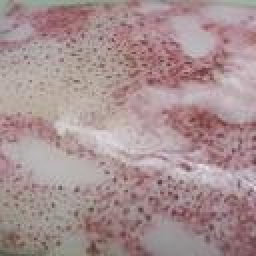
#> input picture 2 kelas/imbalance/RGB/KESEGARAN/KAMERA/SEGAR/TRAINING/IMG_3650.JPG, 128 x 128 px, found by its file name (shown 2 times larger)
$ jupyter execute 'Extract Feature Jenis Kesegaran 2 kelas.ipynb'
#> lines starting #> are read from the running program, lines starting #| are printed output that depends on the picture
##### Library & Fungsi Pendukung

[cell 1]
from PIL import Image, ImageOps
import textwrap
import matplotlib.pyplot as plt
from mpl_toolkits.axes_grid1 import ImageGrid
import glob
import math
import cv2
import numpy as np
import pandas as pd
import csv
import os

[cell 2]
def TampilGambar(data_dir):
    for filename in os.listdir(data_dir)[:5]:
        gambar = plt.imread(os.path.join(data_dir, filename))
        plt.figure(figsize=(20,10))
        plt.subplot(211)
        plt.imshow(gambar, cmap = plt.cm.gray)

[cell 3]
def RGBToHSI(r, g, b):
    #menghitung nilai intensitas
    i = (r+g+b) / 3
    #menghitung nilai saturasi
    if (r+g+b) == 0:
        s=0
    else:
        s=1-(3*min(r, g, b)/(r+g+b))
    #menghitung nilai hue
    num = 0.5*((r-g)+(r-b))
    den = ((r-g)*(r-g)+(r-b)*(g-b))**(0.5)
    if den != 0:
        if b <= g:
            h=math.acos(num/den)
        else:
            h=(2*math.pi)-math.acos(num/den)
    else:
        h=0
    h, s, i = int(h*180/math.pi), int(s*100), int(i)

    return h,s,i

[cell 4]
#Dataset Path [rgb][training][hp][segar]
image_folder_path ={
    'rgb':
    {
        'training':
        {
            'hp':
            {
                'segar': "rgb/kesegaran/hp/segar/training",
                'tidak segar': "rgb/kesegaran/hp/tidak segar/training"
            },
            'kamera':
            {
                'segar': "rgb/kesegaran/kamera/segar/training",
                'tidak segar': "rgb/kesegaran/kamera/tidak segar/training"
            }
        },
        'testing':
        {
            'hp':
            {
                'segar': "rgb/kesegaran/hp/segar/testing",
                'tidak segar': "rgb/kesegaran/hp/tidak segar/testing"
            },
            'kamera':
            {
                'segar': "rgb/kesegaran/kamera/segar/testing",
                'tidak segar': "rgb/kesegaran/kamera/tidak segar/testing"
            }
        }
    },
    'hsi':
    {
        'training':
        {
            'hp':
            {
                'segar': "hsi/kesegaran/hp/segar/training",
                'tidak segar': "hsi/kesegaran/hp/tidak segar/training"
            },
            'kamera':
            {
                'segar': "hsi/kesegaran/kamera/segar/training",
                'tidak segar': "hsi/kesegaran/kamera/tidak segar/training"
            }
        },
        'testing':
        {
            'hp':
            {
                'segar': "hsi/kesegaran/hp/segar/testing",
                'tidak segar': "hsi/kesegaran/hp/tidak segar/testing"
            },
            'kamera':
            {
                'segar': "hsi/kesegaran/kamera/segar/testing",
                'tidak segar': "hsi/kesegaran/kamera/tidak segar/testing"
            }
        }
    },
    'grayscale':
    {
        'training':
        {
            'hp':
            {
                'segar': "grey/kesegaran/hp/segar/training",
                'tidak segar': "grey/kesegaran/hp/tidak segar/training"
            },
            'kamera':
            {
                'segar': "grey/kesegaran/kamera/segar/training",
                'tidak segar': "grey/kesegaran/kamera/tidak segar/training"
            }
        },
        'testing':
        {
            'hp':
            {
                'segar': "grey/kesegaran/hp/segar/testing",
                'tidak segar': "grey/kesegaran/hp/tidak segar/testing"
            },
            'kamera':
            {
                'segar': "grey/kesegaran/kamera/segar/testing",
                'tidak segar': "grey/kesegaran/kamera/tidak segar/testing"
            }
        }
    }
}

# PreProcessing

### Resize Gambar

[cell 5]
def ResizeGambar(images_folder_path):
    for filename in os.listdir(images_folder_path):
        newimg = os.path.join(images_folder_path, filename)
        img = Image.open(newimg)
        img = img.resize((128,128))
        img.save(newimg)

### Konversi ruang warna

[cell 6]
#RGB ke HSI
def ConvertImageRGBtoHSI(original_images_folder_path, hsi_images_folder_path):
    for filename in os.listdir(original_images_folder_path):
        new_image_save_path = os.path.join(hsi_images_folder_path, filename)
        rgb_images_path = os.path.join(original_images_folder_path, filename)

        image = Image.open(rgb_images_path)
        image_pix = image.load()

        width = image.size[0]
        height = image.size[1]

        for x in range(width):
            for y in range(height):
                r, g, b = image.getpixel((x,y))
                h, s, i = RGBToHSI(r, g, b)
                image_pix[x, y] = (h, s, i)
        image.save(new_image_save_path)

[cell 7]
#Greyscale
def ConvertImageRGBtoGrayscale(original_images_folder_path, grayscale_images_folder_path):
    for filename in os.listdir(original_images_folder_path):
        new_image_save_path = os.path.join(grayscale_images_folder_path, filename)
        rgb_images_path = os.path.join(original_images_folder_path, filename)

        img = Image.open(rgb_images_path)
        img = ImageOps.grayscale(img)
        img.save(new_image_save_path)

[cell 8]
#Main PreProcessing
ResizeGambar(image_folder_path['rgb']['training']['hp']['segar'])
#> in ResizeGambar, img is the input picture: PIL image 128x128 RGB; mean R, G, B 167.2, 144.4, 145.8
ResizeGambar(image_folder_path['rgb']['training']['hp']['tidak segar'])
ResizeGambar(image_folder_path['rgb']['testing']['hp']['segar'])
#> call 3 of ResizeGambar, with images_folder_path = 'rgb/kesegaran/hp/segar/testing'
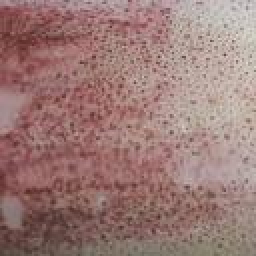
#> input picture 2 kelas/imbalance/RGB/KESEGARAN/KAMERA/SEGAR/TESTING/IMG_3401.JPG, 128 x 128 px, found by its file name (shown 2 times larger)
#> in ResizeGambar, img is the input picture: PIL image 128x128 RGB; mean R, G, B 155.4, 122.6, 118.6
ResizeGambar(image_folder_path['rgb']['testing']['hp']['tidak segar'])

ResizeGambar(image_folder_path['rgb']['training']['kamera']['segar'])
ResizeGambar(image_folder_path['rgb']['training']['kamera']['tidak segar'])
ResizeGambar(image_folder_path['rgb']['testing']['kamera']['segar'])
ResizeGambar(image_folder_path['rgb']['testing']['kamera']['tidak segar'])

[cell 9]
ConvertImageRGBtoHSI(image_folder_path['rgb']['training']['hp']['segar'], image_folder_path['hsi']['training']['hp']['segar'])
#> in ConvertImageRGBtoHSI, `image.save(new_image_save_path)`:
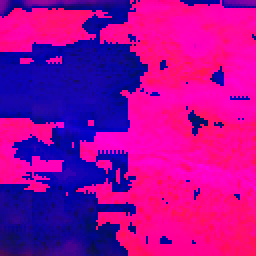
#> saved as IMG_3650.JPG: PIL image 128x128 RGB (shown 2 times larger); mean R, G, B 161.6, 6.5, 152.1
ConvertImageRGBtoHSI(image_folder_path['rgb']['training']['hp']['tidak segar'], image_folder_path['hsi']['training']['hp']['tidak segar'])

ConvertImageRGBtoHSI(image_folder_path['rgb']['testing']['hp']['segar'], image_folder_path['hsi']['testing']['hp']['segar'])
#> call 3 of ConvertImageRGBtoHSI, with original_images_folder_path = 'rgb/kesegaran/hp/segar/testing', hsi_images_folder_path = 'hsi/kesegaran/hp/segar/testing'
#> in ConvertImageRGBtoHSI (call 3), `image.save(new_image_save_path)`:
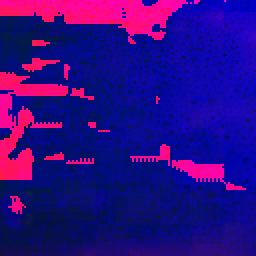
#> saved as IMG_3401.JPG: PIL image 128x128 RGB (shown 2 times larger); mean R, G, B 43.8, 11.1, 131.9
ConvertImageRGBtoHSI(image_folder_path['rgb']['testing']['hp']['tidak segar'], image_folder_path['hsi']['testing']['hp']['tidak segar'])


ConvertImageRGBtoHSI(image_folder_path['rgb']['training']['kamera']['segar'], image_folder_path['hsi']['training']['kamera']['segar'])
ConvertImageRGBtoHSI(image_folder_path['rgb']['training']['kamera']['tidak segar'], image_folder_path['hsi']['training']['kamera']['tidak segar'])
ConvertImageRGBtoHSI(image_folder_path['rgb']['testing']['kamera']['segar'], image_folder_path['hsi']['testing']['kamera']['segar'])
ConvertImageRGBtoHSI(image_folder_path['rgb']['testing']['kamera']['tidak segar'], image_folder_path['hsi']['testing']['kamera']['tidak segar'])

[cell 10]
ConvertImageRGBtoGrayscale(image_folder_path['rgb']['training']['hp']['segar'], image_folder_path['grayscale']['training']['hp']['segar'])
ConvertImageRGBtoGrayscale(image_folder_path['rgb']['training']['hp']['tidak segar'], image_folder_path['grayscale']['training']['hp']['tidak segar'])
ConvertImageRGBtoGrayscale(image_folder_path['rgb']['testing']['hp']['segar'], image_folder_path['grayscale']['testing']['hp']['segar'])
ConvertImageRGBtoGrayscale(image_folder_path['rgb']['testing']['hp']['tidak segar'], image_folder_path['grayscale']['testing']['hp']['tidak segar'])

ConvertImageRGBtoGrayscale(image_folder_path['rgb']['training']['kamera']['segar'], image_folder_path['grayscale']['training']['kamera']['segar'])
ConvertImageRGBtoGrayscale(image_folder_path['rgb']['training']['kamera']['tidak segar'], image_folder_path['grayscale']['training']['kamera']['tidak segar'])
ConvertImageRGBtoGrayscale(image_folder_path['rgb']['testing']['kamera']['segar'], image_folder_path['grayscale']['testing']['kamera']['segar'])
ConvertImageRGBtoGrayscale(image_folder_path['rgb']['testing']['kamera']['tidak segar'], image_folder_path['grayscale']['testing']['kamera']['tidak segar'])

### RGB

[cell 11]
def GetRGB(image): #buka WA
    image = cv2.imread(image)
    fR = image[:,:,0]; fG = image[:,:,1]; fB = image[:,:,2]
    fr = np.mean (np.mean(fR)); fg = np.mean (np.mean(fG)); fb = np.mean (np.mean(fB))
    frr=fr/255; fgg=fg/255; fbb=fb/255

    return {'r': frr, 'g': fgg, 'b': fbb}

### HSI

[cell 12]
def GetHSI(image):
    img = cv2.imread(image)
    fH = img[:,:,0]; fS = img[:,:,1] ;fI = img[:,:,2]
    fh = np.mean(np.mean(fH)); fs = np.mean(np.mean(fS)); fi = np.mean(np.mean(fI))
    fhh=fh/255; fss=fs/255; fii=fi/255

    return {'h': fhh, 's': fss, 'i': fii}

### Greyscale

[cell 13]
def Grayscale(img):
    fGr = img[:,:,0]
    fgr = np.mean(np.mean(fGr))
    abu=fgr/255
    return abu

## Fitur Tekstur GLCM

[cell 14]
#sudut
def GLCM00(dataset):
    a,b = np.shape(dataset)
    matriks = np.zeros((np.max(dataset)+1, np.max(dataset)+1))
    for i in range(a):
        for j in range(b-1):
            matriks[dataset[i][j],dataset[i][j+1]] = matriks[dataset[i][j],dataset[i][j+1]]+1
            matriks[dataset[i][j+1],dataset[i][j]] = matriks[dataset[i][j+1],dataset[i][j]]+1
    return matriks

def GLCM45(dataset):
    a,b = np.shape(dataset)
    matriks = np.zeros((np.max(dataset)+1, np.max(dataset)+1))
    for i in range(a-1):
        for j in range(b-1):
            matriks[dataset[i+1][j],dataset[i][j+1]] = matriks[dataset[i+1][j],dataset[i][j+1]]+1
            matriks[dataset[i][j+1],dataset[i+1][j]] = matriks[dataset[i][j+1],dataset[i+1][j]]+1
    return matriks

def GLCM90(dataset):
    a,b = np.shape(dataset)
    matriks = np.zeros((np.max(dataset)+1,np.max(dataset)+1))
    for i in range(a-1):
        for j in range(b):
            matriks[dataset[i+1][j],dataset[i][j]] = matriks[dataset[i+1][j],dataset[i][j]]+1
            matriks[dataset[i][j],dataset[i+1][j]] = matriks[dataset[i][j],dataset[i+1][j]]+1
    return matriks

def GLCM135(dataset):
    a,b = np.shape(dataset)
    matriks = np.zeros((np.max(dataset)+1, np.max(dataset)+1))
    for i in range(a-1):
        for j in range(b-1):
            matriks[dataset[i+1][j+1],dataset[i][j]] = matriks[dataset[i+1][j+1],dataset[i][j]]+1
            matriks[dataset[i][j],dataset[i+1][j+1]] = matriks[dataset[i][j],dataset[i+1][j+1]]+1
    return matriks

def Variance(dataset):
    var=0
    M=0

    for i in range(len(dataset)):
        M += i * dataset[i]
    sum_M = sum(M)

    for i in range(len(dataset)):
        for j in range(len(dataset)):
            var += np.power((i-sum_M),2) * dataset[i][j]
    return var

[cell 15]
#Normalisasi Matriks GLCM
def NormalizeGLCM(dataset):
    return dataset/sum(sum(dataset))

[cell 16]
#Fitur - Fitur GLCM
def Contrast(dataset):
    kontras=0
    for i in range(len(dataset)):
        for j in range(len(dataset)):
            kontras += (i-j)**2 * dataset[i][j]
    return kontras

def Entropy(dataset):
    entropi=0
    for i in range(len(dataset)):
        for j in range(len(dataset)):
            if dataset[i,j] != 0.0:
                if dataset[i][j] >0:
                    entropi+=-dataset[i][j]*math.log(dataset[i][j],10)
                else:
                    entropi += 0
    return entropi

def Homogenity(dataset):
    homogeniti=0
    for i in range(len(dataset)):
        for j in range(len(dataset)):
            homogeniti += dataset[i][j] / (1 + np.power(i - j, 2))
    return homogeniti

def Correlation(dataset):
    korelasi=0
    M=0
    T=0
    for i in range(len(dataset)):
        M += i * dataset[i]
    sum_M = sum(M)

    for i in range(len(dataset)):
        T += dataset[i] * (i-sum_M)**2
    sum_T =  sum(T)

    for i in range(len(dataset)):
        for j in range(len(dataset)):
            korelasi += dataset[i][j] *  (i-sum_M) * (j-sum_M) / sum_T**2
    return korelasi

def Variance(dataset):
    return np.var(dataset)

[cell 17]
def CreateDataFrame():
    return {
        'filename' : [],
        'contrast_00' : [],
        'contrast_45' : [],
        'contrast_90' : [],
        'contrast_135' : [],
        'corellation_00' : [],
        'corellation_45' : [],
        'corellation_90' : [],
        'corellation_135' : [],
        'homogeneity_00' : [],
        'homogeneity_45' : [],
        'homogeneity_90' : [],
        'homogeneity_135' : [],
        'entropy_00' : [],
        'entropy_45' : [],
        'entropy_90' : [],
        'entropy_135' : [],
        'variance_00' : [],
        'variance_45' : [],
        'variance_90' : [],
        'variance_135' : [],
    #     'sum_variance_00' : [],
    #     'sum_variance_45' : [],
    #     'sum_variance_90' : [],
    #     'sum_variance_135' : [],
    #     'different_variance_00' : [],
    #     'different_variance_45' : [],
    #     'different_variance_90' : [],
    #     'different_variance_135' : [],
        'r' : [],
        'g' : [],
        'b' : [],
        'h' : [],
        'h' : [],
        's' : [],
        'i' : [],
        'grayscale' : [],
        'class' : [],
    }
dataframe = CreateDataFrame()

[cell 18]
#Main Ekstraksi
def HitungFitur(rgb_images_folder_path, hsi_images_folder_path, grayscale_images_folder_path, kesegaran):
    for filename in os.listdir(grayscale_images_folder_path):
        filename2 = filename
        filename = os.path.join(grayscale_images_folder_path, filename)

        img = cv2.imread(filename, 0)

        dataframe['filename'].append(filename2)
        dataframe['contrast_00'].append(Contrast(NormalizeGLCM(GLCM00(img))))
        dataframe['contrast_45'].append(Contrast(NormalizeGLCM(GLCM45(img))))
        dataframe['contrast_90'].append(Contrast(NormalizeGLCM(GLCM90(img))))
        dataframe['contrast_135'].append(Contrast(NormalizeGLCM(GLCM135(img))))
        dataframe['corellation_00'].append(Correlation(NormalizeGLCM(GLCM00(img))))
        dataframe['corellation_45'].append(Correlation(NormalizeGLCM(GLCM45(img))))
        dataframe['corellation_90'].append(Correlation(NormalizeGLCM(GLCM90(img))))
        dataframe['corellation_135'].append(Correlation(NormalizeGLCM(GLCM135(img))))
        dataframe['homogeneity_00'].append(Homogenity(NormalizeGLCM(GLCM00(img))))
        dataframe['homogeneity_45'].append(Homogenity(NormalizeGLCM(GLCM45(img))))
        dataframe['homogeneity_90'].append(Homogenity(NormalizeGLCM(GLCM90(img))))
        dataframe['homogeneity_135'].append(Homogenity(NormalizeGLCM(GLCM135(img))))
        dataframe['entropy_00'].append(Entropy(NormalizeGLCM(GLCM00(img))))
        dataframe['entropy_45'].append(Entropy(NormalizeGLCM(GLCM45(img))))
        dataframe['entropy_90'].append(Entropy(NormalizeGLCM(GLCM90(img))))
        dataframe['entropy_135'].append(Entropy(NormalizeGLCM(GLCM135(img))))
        dataframe['variance_00'].append(Variance(NormalizeGLCM(GLCM00(img))))
        dataframe['variance_45'].append(Variance(NormalizeGLCM(GLCM45(img))))
        dataframe['variance_90'].append(Variance(NormalizeGLCM(GLCM90(img))))
        dataframe['variance_135'].append(Variance(NormalizeGLCM(GLCM135(img))))

    #     dataframe_glcm['sum_variance_00'].append(NormalizeGLCM(GLCM00(img)))
    #     dataframe_glcm['sum_variance_45'].append(NormalizeGLCM(GLCM45(img)))
    #     dataframe_glcm['sum_variance_90'].append(NormalizeGLCM(GLCM90(img)))
    #     dataframe_glcm['sum_variance_135'].append(NormalizeGLCM(GLCM135(img)))
    #     dataframe_glcm['different_variance_00'].append(NormalizeGLCM(GLCM00(img)))
    #     dataframe_glcm['different_variance_45'].append(NormalizeGLCM(GLCM45(img)))
    #     dataframe_glcm['different_variance_90'].append(NormalizeGLCM(GLCM90(img)))
    #     dataframe_glcm['different_variance_135'].append(NormalizeGLCM(GLCM135(img)))

        img = cv2.imread(filename)
        dataframe['grayscale'].append(Grayscale(img))

        filename = os.path.join(rgb_images_folder_path, filename2)
        rgb = GetRGB(filename)
        dataframe['r'].append(rgb['r'])
        dataframe['g'].append(rgb['g'])
        dataframe['b'].append(rgb['b'])

        filename = os.path.join(hsi_images_folder_path, filename2)
        hsi = GetHSI(filename)
        dataframe['h'].append(hsi['h'])
        dataframe['s'].append(hsi['s'])
        dataframe['i'].append(hsi['i'])
        dataframe['class'].append(kesegaran)

# Simpan data training

[cell 19]
#Ekstraks Fitur Training (Membuat dataframe untuk dataset training hp)
dataframe = CreateDataFrame()

HitungFitur(image_folder_path['rgb']['training']['hp']['segar'], image_folder_path['hsi']['training']['hp']['segar'], image_folder_path['grayscale']['training']['hp']['segar'],0)
#> in GetHSI, `fH = img[:, :, 0]`:
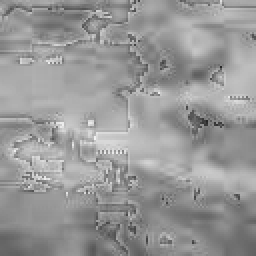
#> fH: shape (128, 128) (shown 2 times larger); min 38, max 243, mean 151.9
#> in GetHSI, `fI = img[:, :, 2]`:
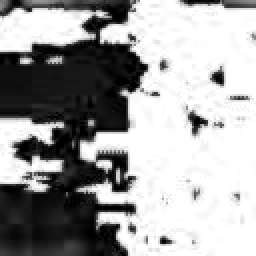
#> fI: shape (128, 128) (shown 2 times larger); min 0, max 255, mean 160.5
HitungFitur(image_folder_path['rgb']['training']['hp']['tidak segar'], image_folder_path['hsi']['training']['hp']['tidak segar'], image_folder_path['grayscale']['training']['hp']['tidak segar'],1)

dataframe = pd.DataFrame(data=dataframe)
dataframe.to_csv('Dataframe Kesegaran [HP][Training].csv', index=False)

[cell 20]
#Ekstraks Fitur Training (Membuat dataframe untuk dataset training kamera)
dataframe = CreateDataFrame()

HitungFitur(image_folder_path['rgb']['training']['kamera']['segar'], image_folder_path['hsi']['training']['kamera']['segar'], image_folder_path['grayscale']['training']['kamera']['segar'],0)
HitungFitur(image_folder_path['rgb']['training']['kamera']['tidak segar'], image_folder_path['hsi']['training']['kamera']['tidak segar'], image_folder_path['grayscale']['training']['kamera']['tidak segar'],1)
dataframe = pd.DataFrame(data=dataframe)
dataframe.to_csv('Dataframe Kesegaran [Kamera][Training].csv', index=False)

# Simpan data testing

[cell 21]
dataframe = CreateDataFrame()

HitungFitur(image_folder_path['rgb']['testing']['hp']['segar'], image_folder_path['hsi']['testing']['hp']['segar'], image_folder_path['grayscale']['testing']['hp']['segar'],0)
#> after the loop in GLCM135 (call 21), `for i in range(a-1):`:
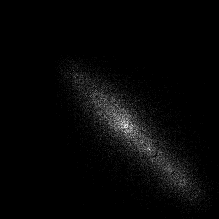
#> matriks: shape (219, 219) float64; min 0, max 26, mean 0.7; drawn with min black and max white
#> in GetRGB (call 5), `fB = image[:, :, 2]`:
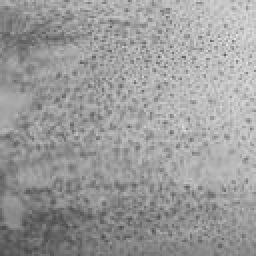
#> fB: shape (128, 128) (shown 2 times larger); min 74, max 227, mean 155.4
#> in GetHSI (call 5), `img = cv2.imread(image)`:
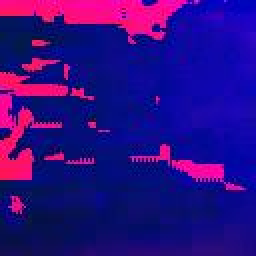
#> img: shape (128, 128, 3) (shown 2 times larger); mean B, G, R 132, 11.7, 44
#> in GetHSI (call 5), `fH = img[:, :, 0]`:
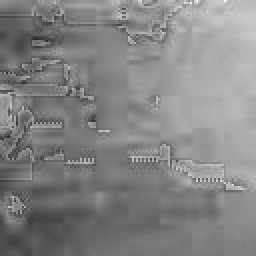
#> fH: shape (128, 128) (shown 2 times larger); min 40, max 255, mean 132
#> in GetHSI (call 5), `fI = img[:, :, 2]`:
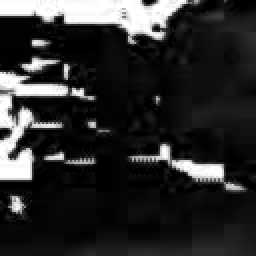
#> fI: shape (128, 128) (shown 2 times larger); min 0, max 255, mean 44
HitungFitur(image_folder_path['rgb']['testing']['hp']['tidak segar'], image_folder_path['hsi']['testing']['hp']['tidak segar'], image_folder_path['grayscale']['testing']['hp']['tidak segar'],1)

dataframe = pd.DataFrame(data=dataframe)
dataframe.to_csv('Dataframe Kesegaran [HP][Testing].csv', index=False)

[cell 22]
dataframe = CreateDataFrame()

HitungFitur(image_folder_path['rgb']['testing']['kamera']['segar'], image_folder_path['hsi']['testing']['kamera']['segar'], image_folder_path['grayscale']['testing']['kamera']['segar'],0)
HitungFitur(image_folder_path['rgb']['testing']['kamera']['tidak segar'], image_folder_path['hsi']['testing']['kamera']['tidak segar'], image_folder_path['grayscale']['testing']['kamera']['tidak segar'],1)
